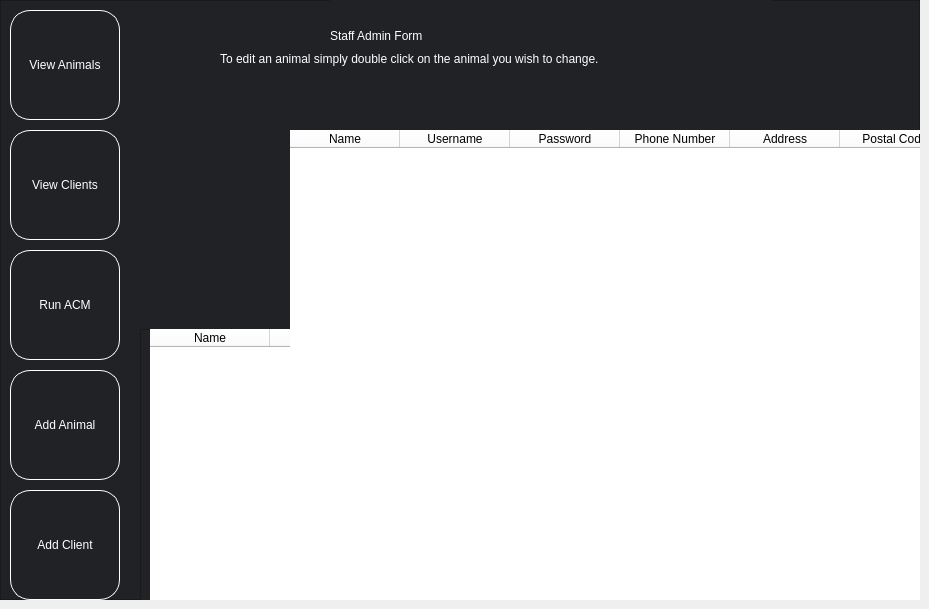
    <widget class="QWidget" name="page_2">
     <widget class="QFrame" name="staff_frame">
      <property name="geometry">
       <rect>
        <x>0</x>
        <y>0</y>
        <width>920</width>
        <height>600</height>
       </rect>
      </property>
      <property name="styleSheet">
       <string notr="true">color: rgb(255,255,255);
background-color: rgb(32,34,37);</string>
      </property>
      <property name="frameShape">
       <enum>QFrame::StyledPanel</enum>
      </property>
      <property name="frameShadow">
       <enum>QFrame::Raised</enum>
      </property>
      <widget class="QLabel" name="staff_title">
       <property name="geometry">
        <rect>
         <x>330</x>
         <y>-50</y>
         <width>441</width>
         <height>171</height>
        </rect>
       </property>
       <property name="text">
        <string>Staff Admin Form</string>
       </property>
      </widget>
      <widget class="QPushButton" name="view_button">
       <property name="geometry">
        <rect>
         <x>10</x>
         <y>10</y>
         <width>110</width>
         <height>110</height>
        </rect>
       </property>
       <property name="cursor">
        <cursorShape>PointingHandCursor</cursorShape>
       </property>
       <property name="styleSheet">
        <string notr="true">background-color: rbg(54,57,65);
border-radius: 20px;
border: 1px solid white;
color: rgb(255,255,255);</string>
       </property>
       <property name="text">
        <string>View Animals</string>
       </property>
      </widget>
      <widget class="QPushButton" name="add_button">
       <property name="geometry">
        <rect>
         <x>10</x>
         <y>370</y>
         <width>110</width>
         <height>110</height>
        </rect>
       </property>
       <property name="styleSheet">
        <string notr="true">background-color: rbg(54,57,65);
border-radius: 20px;
border: 1px solid white;
color: rgb(255,255,255);</string>
       </property>
       <property name="text">
        <string>Add Animal</string>
       </property>
      </widget>
      <widget class="QFrame" name="table_frame">
       <property name="geometry">
        <rect>
         <x>140</x>
         <y>329</y>
         <width>770</width>
         <height>491</height>
        </rect>
       </property>
       <property name="frameShape">
        <enum>QFrame::StyledPanel</enum>
       </property>
       <property name="frameShadow">
        <enum>QFrame::Raised</enum>
       </property>
       <widget class="QTableWidget" name="view_table">
        <property name="geometry">
         <rect>
          <x>10</x>
          <y>0</y>
          <width>741</width>
          <height>490</height>
         </rect>
        </property>
        <property name="styleSheet">
         <string notr="true">background-color: rgb(255,255,255);
border-radius: 0px;
color: rgb(0, 0, 0);</string>
        </property>
        <attribute name="horizontalHeaderDefaultSectionSize">
         <number>120</number>
        </attribute>
        <column>
         <property name="text">
          <string>Name</string>
         </property>
        </column>
        <column>
         <property name="text">
          <string>Gender</string>
         </property>
        </column>
        <column>
         <property name="text">
          <string>Age</string>
         </property>
        </column>
        <column>
         <property name="text">
          <string>Species</string>
         </property>
        </column>
        <column>
         <property name="text">
          <string>Breed</string>
         </property>
        </column>
        <column>
         <property name="text">
          <string>Hair Type</string>
         </property>
        </column>
        <column>
         <property name="text">
          <string>Hair Colour</string>
         </property>
        </column>
        <column>
         <property name="text">
          <string>Aggressiveness</string>
         </property>
        </column>
        <column>
         <property name="text">
          <string>Hyperactivity</string>
         </property>
        </column>
        <column>
         <property name="text">
          <string>Sleep Schedule</string>
         </property>
        </column>
        <column>
         <property name="text">
          <string>Noise Production</string>
         </property>
        </column>
        <column>
         <property name="text">
          <string>Appetite</string>
         </property>
        </column>
        <column>
         <property name="text">
          <string>Maintainence Req.</string>
         </property>
        </column>
        <column>
         <property name="text">
          <string>Outdoor Needs</string>
         </property>
        </column>
        <column>
         <property name="text">
          <string>Space Required</string>
         </property>
        </column>
        <column>
         <property name="text">
          <string>Equipment Needed</string>
         </property>
        </column>
        <column>
         <property name="text">
          <string>Child Friendly</string>
         </property>
        </column>
        <column>
         <property name="text">
          <string>Animal Friendly</string>
         </property>
        </column>
        <column>
         <property name="text">
          <string>Excitability</string>
         </property>
        </column>
       </widget>
      </widget>
      <widget class="QPushButton" name="view_client">
       <property name="geometry">
        <rect>
         <x>10</x>
         <y>130</y>
         <width>110</width>
         <height>110</height>
        </rect>
       </property>
       <property name="styleSheet">
        <string notr="true">background-color: rbg(54,57,65);
border-radius: 20px;
border: 1px solid white;
color: rgb(255,255,255);</string>
       </property>
       <property name="text">
        <string>View Clients</string>
       </property>
      </widget>
      <widget class="QPushButton" name="add_client">
       <property name="geometry">
        <rect>
         <x>10</x>
         <y>490</y>
         <width>110</width>
         <height>110</height>
        </rect>
       </property>
       <property name="styleSheet">
        <string notr="true">background-color: rbg(54,57,65);
border-radius: 20px;
border: 1px solid white;
color: rgb(255,255,255);</string>
       </property>
       <property name="text">
        <string>Add Client</string>
       </property>
      </widget>
      <widget class="QFrame" name="table_frame_2">
       <property name="geometry">
        <rect>
         <x>290</x>
         <y>130</y>
         <width>770</width>
         <height>490</height>
        </rect>
       </property>
       <property name="frameShape">
        <enum>QFrame::StyledPanel</enum>
       </property>
       <property name="frameShadow">
        <enum>QFrame::Raised</enum>
       </property>
       <widget class="QTableWidget" name="view_table_3">
        <property name="geometry">
         <rect>
          <x>0</x>
          <y>0</y>
          <width>770</width>
          <height>490</height>
         </rect>
        </property>
        <property name="styleSheet">
         <string notr="true">background-color: rgb(255,255,255);
border-radius: 0px;
color: rgb(0, 0, 0);</string>
        </property>
        <attribute name="horizontalHeaderDefaultSectionSize">
         <number>110</number>
        </attribute>
        <column>
         <property name="text">
          <string>Name</string>
         </property>
        </column>
        <column>
         <property name="text">
          <string>Username</string>
         </property>
        </column>
        <column>
         <property name="text">
          <string>Password</string>
         </property>
        </column>
        <column>
         <property name="text">
          <string>Phone Number</string>
         </property>
        </column>
        <column>
         <property name="text">
          <string>Address</string>
         </property>
        </column>
        <column>
         <property name="text">
          <string>Postal Code</string>
         </property>
        </column>
        <column>
         <property name="text">
          <string>Province</string>
         </property>
        </column>
       </widget>
      </widget>
      <widget class="QLabel" name="dblCLickLabel">
       <property name="geometry">
        <rect>
         <x>220</x>
         <y>50</y>
         <width>481</width>
         <height>17</height>
        </rect>
       </property>
       <property name="text">
        <string>To edit an animal simply double click on the animal you wish to change.</string>
       </property>
      </widget>
      <widget class="QPushButton" name="runACM">
       <property name="geometry">
        <rect>
         <x>10</x>
         <y>250</y>
         <width>110</width>
         <height>110</height>
        </rect>
       </property>
       <property name="styleSheet">
        <string notr="true">background-color: rbg(54,57,65);
border-radius: 20px;
border: 1px solid white;
color: rgb(255,255,255);</string>
       </property>
       <property name="text">
        <string>Run ACM</string>
       </property>
      </widget>
     </widget>
    </widget>
